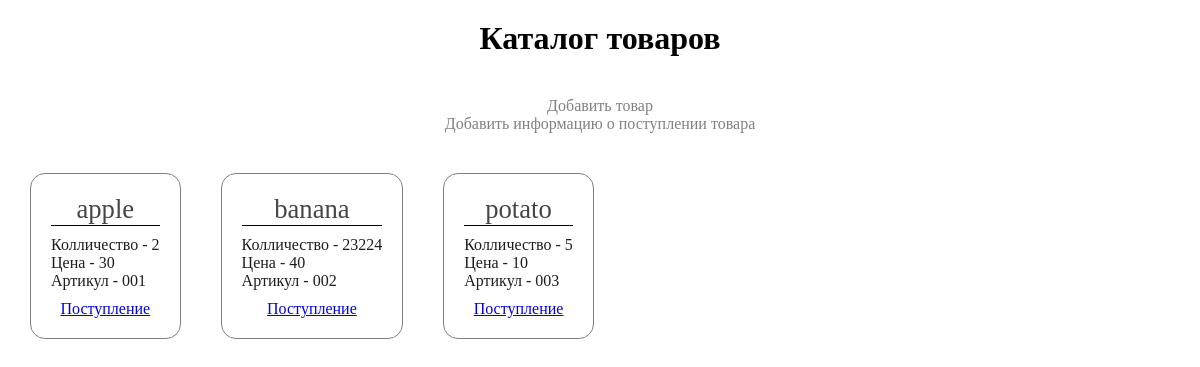
The page / on the database its author committed.
### tables this page shows
CREATE TABLE `product` (
  `id` int NOT NULL,
  `name` varchar(255) DEFAULT NULL,
  `price` int DEFAULT NULL,
  `article` varchar(255) DEFAULT NULL,
  `ammount_product` int DEFAULT NULL
);

### index.php (the view, shortened to what this page needs)
<?php
$pdo = require $_SERVER['DOCUMENT_ROOT'].'/db.php';
$products = $pdo->query("SELECT DISTINCT product.*  FROM product  JOIN characteristics");
?>
<!doctype html>
<html lang="en">
<head>
</head>
<body>
<div class="container">
    <h1>Каталог товаров</h1>
    <div class="nav">
        <a href="Add_product.php">Добавить товар</a>
        <a href="Add_admission.php"> Добавить информацию о поступлении товара</a>
    </div>
    <div class="content">
        <div class="cards">
            <?php foreach ($products->fetchAll(PDO::FETCH_ASSOC) as $product):?>
            <div class="card">
                    <p class="title"><?=$product['name']?></p>
                   <div class="about">
                       <p>Колличество - <?=$product['ammount_product']?></p>
                       <p>Цена - <?=$product['price']?></p>
                       <p>Артикул - <?=$product['article']?></p>
                   </div>
                    <a href="Admission.php?id=<?=$product['id']?>" id="admission">Поступление</a>
            </div>
            <?php endforeach;?>
        </div>
    </div>
</div>
</body>
</html>

### index.php (style rules this page uses)
* { margin: 0; padding: 0; box-sizing: border-box; }
.container { margin: 20px 30px; }
h1 { text-align: center; }
.nav { display: flex; flex-direction: column; text-align: center; justify-content: center; margin: 40px; }
.nav a { text-decoration: none; color: gray; }
.cards { display: flex; flex-wrap: wrap; gap: 40px; }
.card { padding: 20px; border-radius: 15px; border: 1px gray solid; display: flex; gap: 10px; flex-direction: column; }
.card a { text-align: center; }
.title { font-size: 20pt; text-align: center; border-bottom: 1px black solid; color: #474646; }
.about p { font-size: 12pt; color: #1e1d1d; }

### rows shown on the page
product: name "apple", ammount_product "2", price "30", article "001"
product: name "banana", ammount_product "23224", price "40", article "002"
product: name "potato", ammount_product "5", price "10", article "003"
